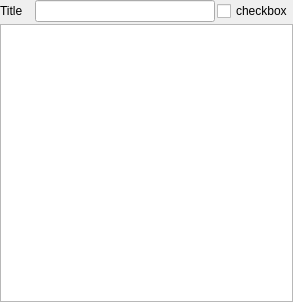
<?xml version="1.0" encoding="UTF-8"?>
<ui version="4.0">
 <class>Form</class>
 <widget class="QWidget" name="Form">
  <property name="geometry">
   <rect>
    <x>0</x>
    <y>0</y>
    <width>293</width>
    <height>302</height>
   </rect>
  </property>
  <property name="windowTitle">
   <string>Form</string>
  </property>
  <layout class="QVBoxLayout" name="verticalLayout">
   <property name="spacing">
    <number>2</number>
   </property>
   <property name="leftMargin">
    <number>0</number>
   </property>
   <property name="topMargin">
    <number>0</number>
   </property>
   <property name="rightMargin">
    <number>0</number>
   </property>
   <property name="bottomMargin">
    <number>0</number>
   </property>
   <item>
    <layout class="QHBoxLayout" name="horizontalLayout_8">
     <item>
      <widget class="QLabel" name="label">
       <property name="text">
        <string>Title</string>
       </property>
      </widget>
     </item>
     <item>
      <spacer name="horizontalSpacer">
       <property name="orientation">
        <enum>Qt::Horizontal</enum>
       </property>
       <property name="sizeType">
        <enum>QSizePolicy::Preferred</enum>
       </property>
       <property name="sizeHint" stdset="0">
        <size>
         <width>10</width>
         <height>20</height>
        </size>
       </property>
      </spacer>
     </item>
     <item>
      <widget class="QLineEdit" name="lineEdit"/>
     </item>
     <item>
      <widget class="QCheckBox" name="checkBox">
       <property name="text">
        <string>checkbox</string>
       </property>
      </widget>
     </item>
    </layout>
   </item>
   <item>
    <widget class="QListWidget" name="listWidget"/>
   </item>
  </layout>
 </widget>
 <resources/>
 <connections/>
</ui>
